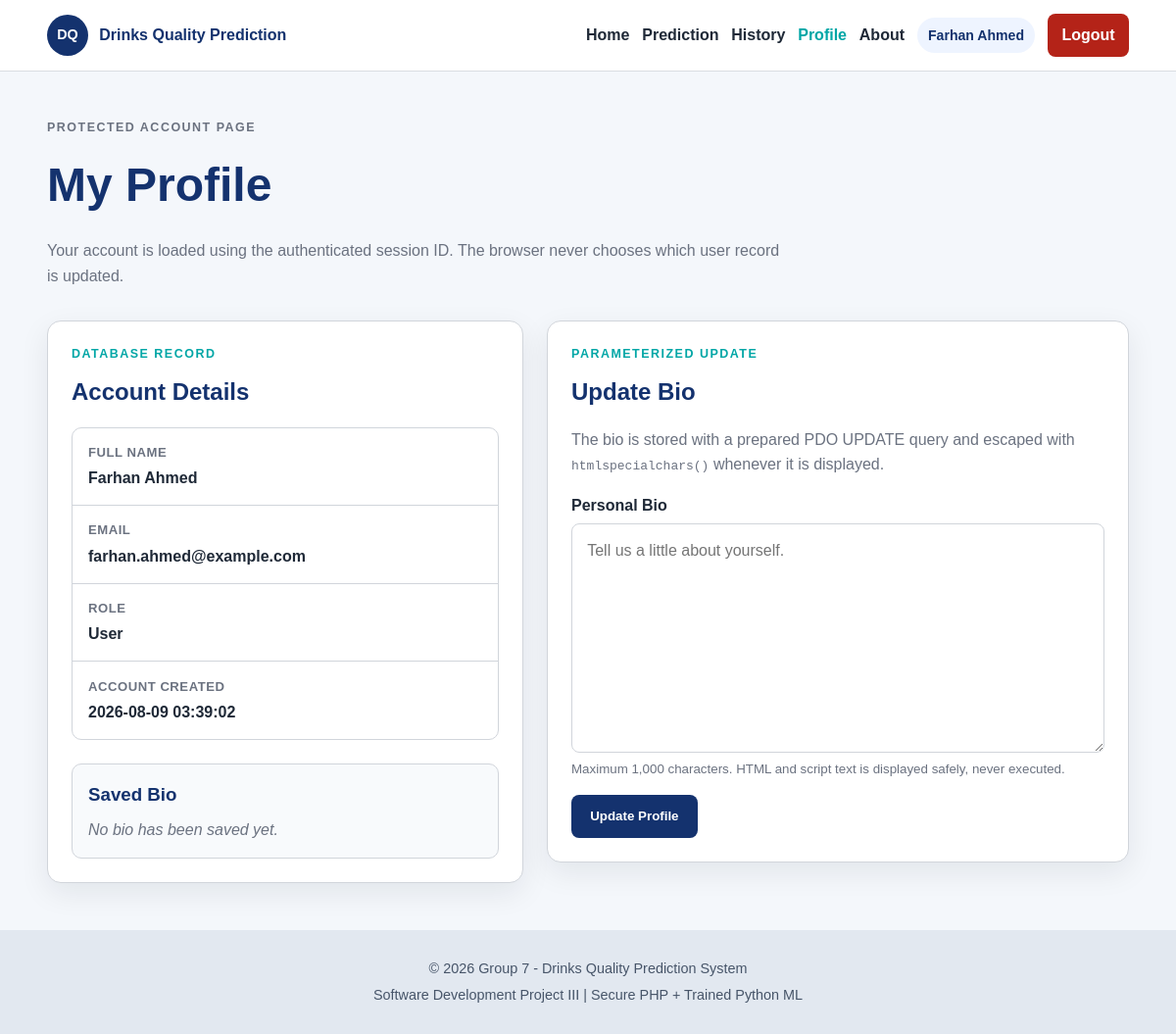
Page /week5_xampp_app/profile.php (signed in) on the committed database.
### tables this page shows
CREATE TABLE users (
    user_id INT UNSIGNED AUTO_INCREMENT PRIMARY KEY,
    full_name VARCHAR(100) NOT NULL,
    email VARCHAR(120) NOT NULL,
    password_hash VARCHAR(255) NOT NULL,
    role ENUM('Admin', 'User') NOT NULL DEFAULT 'User',
    bio TEXT NULL,
    created_at TIMESTAMP NOT NULL DEFAULT CURRENT_TIMESTAMP,
    CONSTRAINT uq_users_email UNIQUE (email)
);

### week5_xampp_app/config/app.php (called while the page is built, shortened)
<?php
function e(mixed $value): string
{
    return htmlspecialchars((string) $value, ENT_QUOTES, 'UTF-8');
}

### week5_xampp_app/profile.php (the view, shortened to what this page needs)
<?php
require_once __DIR__ . '/includes/layout.php';
require_once __DIR__ . '/config/db.php';
$profile = null;
$userId = (int) $_SESSION['user_id'];
if ($pdo instanceof PDO) {
    try {
        $statement = $pdo->prepare(
            'SELECT user_id, full_name, email, role, bio, created_at
             FROM users
             WHERE user_id = :user_id
             LIMIT 1'
        );
        $statement->execute(['user_id' => $userId]);
        $profile = $statement->fetch();
    } catch (PDOException $exception) {
        error_log('Profile query failed: ' . $exception->getMessage());
        $error = 'Your profile could not be loaded. Check the Week 6 database migration and try again.';
    }
}
?>
<main class="profile-page">
    <section class="container">
        <div class="section-heading">
            <p class="tagline">Protected Account Page</p>
            <h1>My Profile</h1>
            <p>Your account is loaded using the authenticated session ID. The browser never chooses which user record is updated.</p>
        </div>
        <?php if (is_array($profile)): ?>
            <div class="profile-grid">
                <article class="profile-card" aria-labelledby="account-details-title">
                    <p class="tagline">Database Record</p>
                    <h2 id="account-details-title">Account Details</h2>
                    <dl class="profile-details">
                        <div><dt>Full name</dt><dd><?php echo e($profile['full_name']); ?></dd></div>
                        <div><dt>Email</dt><dd><?php echo e($profile['email']); ?></dd></div>
                        <div><dt>Role</dt><dd><?php echo e($profile['role']); ?></dd></div>
                        <div><dt>Account created</dt><dd><?php echo e($profile['created_at']); ?></dd></div>
                    </dl>
                    <div class="saved-bio">
                        <h3>Saved Bio</h3>
                        <?php if ((string) ($profile['bio'] ?? '') === ''): ?>
                            <p class="empty-bio">No bio has been saved yet.</p>
                        <?php else: ?>
                            <p class="profile-bio"><?php echo e($profile['bio']); ?></p>
                        <?php endif; ?>
                    </div>
                </article>
                <section class="profile-card" aria-labelledby="edit-profile-title">
                    <p class="tagline">Parameterized Update</p>
                    <h2 id="edit-profile-title">Update Bio</h2>
                    <p>The bio is stored with a prepared PDO UPDATE query and escaped with <code>htmlspecialchars()</code> whenever it is displayed.</p>
                    <form class="profile-form" action="profile.php" method="POST">
                        <div class="form-group">
                            <label for="bio">Personal Bio</label>
                            <textarea id="bio" name="bio" rows="8" maxlength="<?php echo PROFILE_BIO_MAX_LENGTH; ?>" placeholder="Tell us a little about yourself."><?php echo e($profile['bio'] ?? ''); ?></textarea>
                            <small class="form-help">Maximum 1,000 characters. HTML and script text is displayed safely, never executed.</small>
                        </div>
                        <button type="submit" class="primary-btn">Update Profile</button>
                    </form>
                </section>
            </div>
        <?php endif; ?>
    </section>
</main>

### week5_xampp_app/assets/styles.css (style rules this page uses)
*, *::before, *::after { box-sizing: border-box; }
:root { --primary: #14326e; --primary-dark: #0d2452; --secondary: #00a6a6; --background: #f4f7fb; --white: #ffffff; --text: #1f2937; --muted: #6b7280; --border: #d1d5db; --danger: #d93025; --success: #15803d; --shadow: 0 10px 30px rgba(15, 23, 42, 0.08); --radius: 14px; }
html { scroll-behavior: smooth; }
body { margin: 0; font-family: Arial, Helvetica, sans-serif; background: var(--background); color: var(--text); line-height: 1.6; }
.container { width: min(1120px, 92%); margin: 0 auto; }
.primary-btn, .secondary-btn, .clear-btn { display: inline-flex; align-items: center; justify-content: center; min-height: 44px; padding: 0.75rem 1.2rem; border-radius: 8px; font-weight: 700; cursor: pointer; border: none; transition: 0.2s ease; }
.primary-btn { background: var(--primary); color: var(--white); }
.tagline { margin: 0 0 0.6rem; text-transform: uppercase; letter-spacing: 0.12em; font-size: 0.78rem; font-weight: 800; color: var(--secondary); }
.section-heading { max-width: 760px; margin-bottom: 2rem; }
.section-heading p { color: var(--muted); }
.form-group { display: flex; flex-direction: column; gap: 0.35rem; }
.form-group label { font-weight: 700; color: var(--text); }
.form-group input, .form-group textarea { width: 100%; padding: 0.85rem 0.95rem; border: 1px solid var(--border); border-radius: 8px; background: var(--white); color: var(--text); font: inherit; outline: none; transition: border-color 0.2s ease, box-shadow 0.2s ease; }
.form-group textarea { min-height: 160px; resize: vertical; }
.form-group .form-help { color: var(--muted); }
.profile-page { min-height: calc(100vh - 150px); padding: 3rem 0; }
.profile-page .section-heading h1 { margin: 0; color: var(--primary); font-size: clamp(2rem, 5vw, 3rem); }
.profile-grid { display: grid; gap: 1.5rem; }
.profile-card { padding: 1.5rem; background: var(--white); border: 1px solid var(--border); border-radius: var(--radius); box-shadow: var(--shadow); }
.profile-card h2 { margin: 0 0 1rem; color: var(--primary); }
.profile-card h3 { color: var(--primary); }
.profile-card > p:not(.tagline) { color: var(--muted); }
.profile-details { display: grid; gap: 0; margin: 0; border: 1px solid var(--border); border-radius: 10px; overflow: hidden; }
.profile-details div { display: grid; gap: 0.2rem; padding: 0.9rem 1rem; border-bottom: 1px solid var(--border); }
.profile-details div:last-child { border-bottom: 0; }
.profile-details dt { color: var(--muted); font-size: 0.82rem; font-weight: 800; text-transform: uppercase; letter-spacing: 0.04em; }
.profile-details dd { margin: 0; overflow-wrap: anywhere; font-weight: 700; }
.saved-bio { margin-top: 1.5rem; padding: 1rem; border-radius: 10px; background: #f8fafc; border: 1px solid var(--border); }
.saved-bio h3 { margin: 0 0 0.5rem; }
.empty-bio { margin: 0; color: var(--muted); font-style: italic; }
.profile-form { display: grid; gap: 1rem; }
.profile-form .primary-btn { justify-self: start; }
@media (min-width: 1024px) { .profile-grid { grid-template-columns: minmax(0, 0.9fr) minmax(0, 1.1fr); align-items: start; } }

### rows in the picture
users: full_name "Farhan Ahmed", email "farhan.ahmed@example.com", role "User", created_at "2026-08-09 03:39:02"

### other values in the picture
$name "Farhan Ahmed"
